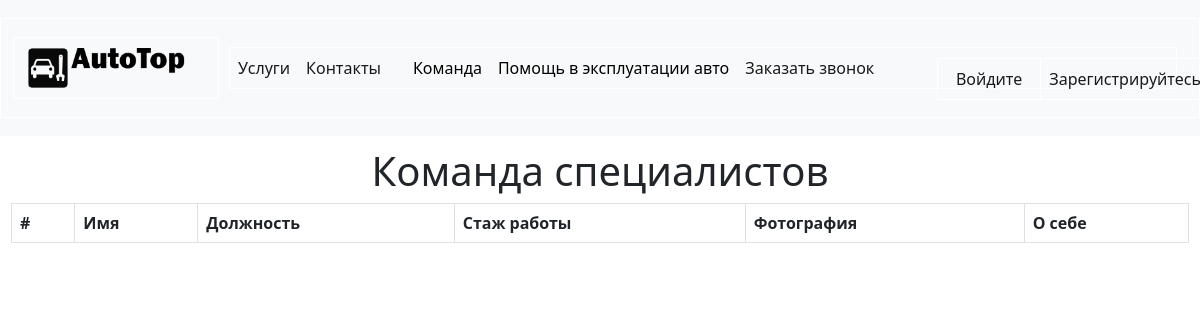
/team_specialist, run on an earlier commit of the app's database.
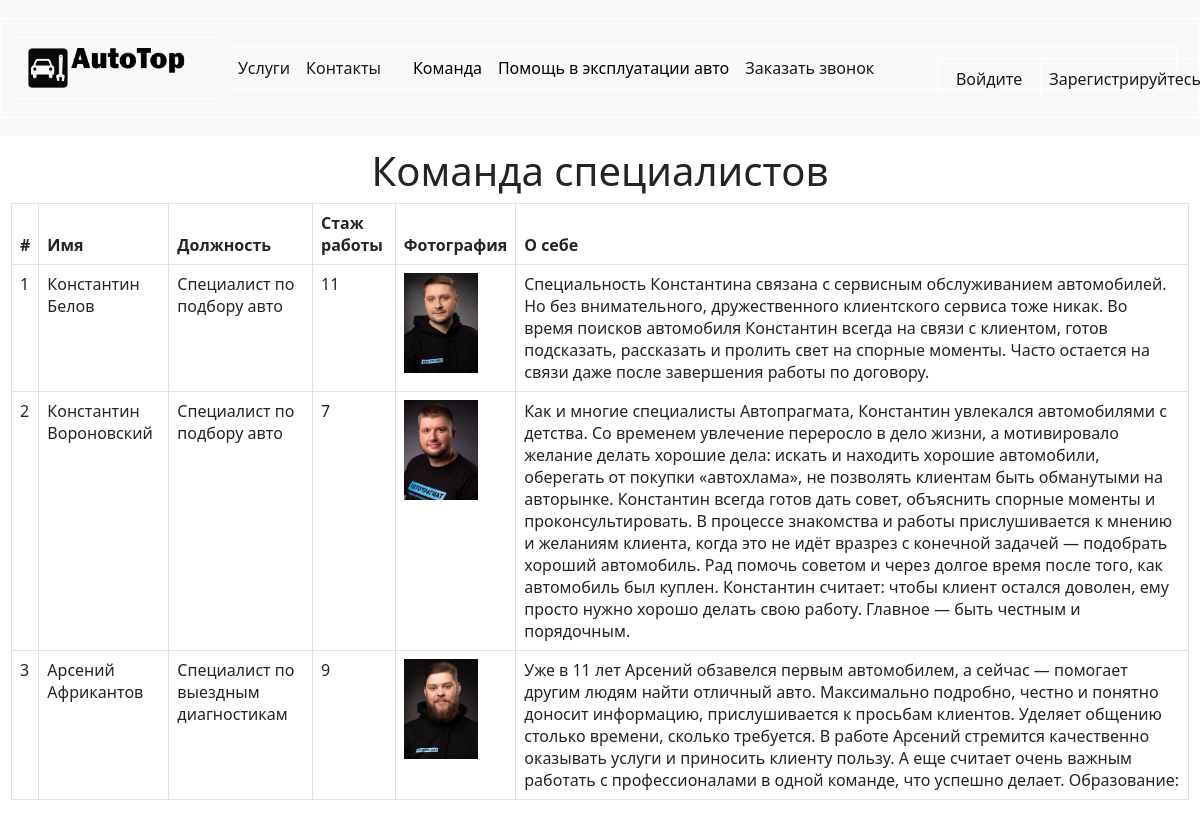
And on a later commit of the database.
### home/models.py (models this page shows, shortened)
class SpecialistList(models.Model):
    name = models.CharField(max_length=200)
    positions = models.CharField(max_length=200, default = None)
    WorkExperience = models.IntegerField(default = None)
    image = models.ImageField(upload_to='images/', null=True, max_length=255)
    author = models.ForeignKey(
        'auth.User',
        on_delete=models.CASCADE,
    )
    body = models.TextField()

### home/views.py (the view)
# urls.py: path('team_specialist',SmecListView.as_view(), name="team_specialist"),
class SmecListView(ListView):
    model = SpecialistList
    template_name = 'home/team_specialist.html'

### templates/home/team_specialist.html
{% extends 'home/base.html' %}
{% block content %}
<h1>Команда специалистов</h1>
<table class="table table-bordered">
  <thead>
    <tr>
      <th scope="col">#</th>
      <th scope="col">Имя</th>
      <th scope="col">Должность</th>
        <th scope="col">Стаж работы</th>
      <th scope="col">Фотография</th>
      <th scope="col">О себе</th>
    </tr>
  </thead>
  {% for cpec in object_list %}
  <tbody>
    <tr>
      <td>{{forloop.counter}}</td>
      <td>{{ cpec.name }}</td>
      <td>{{ cpec.positions}}</td>
        <td>{{ cpec.WorkExperience}}</td>
      <td><img src="{{ cpec.image.url}}", style="height: 100px"></td>
      <td>{{ cpec.body }}</td>
    </tr>
  </tbody>
  {% endfor %}
  </table>
{% endblock content %}

### templates/home/base.html (shortened to what this page needs)
{% load static %}
<html>
  <head>
    <link href="https://cdn.jsdelivr.net/npm/bootstrap@5.2.2/dist/css/bootstrap.min.css" rel="stylesheet">
   <link rel="stylesheet" href="https://use.fontawesome.com/releases/v5.8.2/css/all.css">
    <link href="{% static 'css/style.css' %}" rel="stylesheet">
  </head>
  <body>
    <header>
      <nav class="navbar navbar-expand-xl navbar-light bg-light">
        <div class="container-fluid">
            <nav class="navbar navbar-light bg-light">
              <div class="container">
                <a class="navbar-brand" href="{% url 'home'%}">
                  <img src="{% static 'img/logo_AutoTop.png' %}" height="50" alt="MDB Logo"
                    loading="lazy" />
                </a>
              </div>
            </nav>
          <div class="collapse navbar-collapse show" id="navbarWithDropdown">
            <ul class="navbar-nav">
              <li class="nav-item">
                <a class="nav-link active underline-one" aria-current="page" href="{% url 'services' %}">Услуги</a>
              </li>
              <li class="nav-item">
                <a class="nav-link active underline-one" aria-current="page" href="{% url 'contact' %}">Контакты</a>
              </li>
              <li class="nav-item">
                <a class="nav-link" href="#"></a>
              </li>
              <li class="nav-item dropdown">
                <a class="nav-link underline-one" href="" id="navbarDropdownMenuLink1" role="button" data-bs-toggle="dropdown" aria-expanded="false">
                  Команда
                </a>
              </li>
              <li class="nav-item dropdown">
                <a class="nav-link underline-one" href="#" id="navbarDropdownMenuLink2" role="button" data-bs-toggle="dropdown" aria-expanded="false">
                  Помощь в эксплуатации авто
                </a>
                <li class="nav-item " >
                <a class="nav-link active underline-one" aria-current="page" href="{% url 'feedback_new'%}">Заказать звонок</a>
              </li>
              <li class="nav-item" style="right: 0; position: absolute;">
                {% if user.is_authenticated %}
                  <a class="nav-link " aria-current="page" href="{% url 'users-profile' %}">Здравствуйте, {{ user.username }}</a>
                  <button class="btn-close" onclick="window.location.href='{% url 'logout' %}'"></button>
                {% else %}
                  <div class="textcols">
	                <div class="textcols-row">
		              <div class="textcols-item">
                        <a class="nav-link active underline-one" aria-current="page" href="{% url 'login' %}">Войдите</a>
                      </div>
		              <div class="textcols-item">
                        <a class="nav-link active underline-one" aria-current="page" href="{% url 'signup' %}">Зарегистрируйтесь</a>
                      </div>
	              </div>
                  </div>
                {% endif %}
              </li>
              </li>
            </ul>
          </div>
        </div>
      </nav>
    </header>
    <div>
      {% block content %}
      {% endblock content %}
    </div>
  </body>
</html>

### static/css/style.css (style rules this page uses)
body { margin: 0; }
.underline-one { color: #000000; position: relative; cursor: pointer; text-decoration: none; }
.underline-one:after { content: ""; display: block; position: absolute; right: 0; bottom: -3px; width: 0; height: 2px; background-color: rgba(38, 38, 34, 0.83); transition: width 0.5s; }
html, body { height: 100%; }
div { border: 1px solid #fff; margin:10px; text-align: center; }
.textcols { display: table; width: 100%; border-collapse: collapse; }
.textcols-row { display: table-row; }
.textcols-item { display: table-cell; width: 50%; vertical-align: top; padding: 0; }

What changed in the data, as far as the page shows it:
added SpecialistList: name "Константин Белов", positions "Специалист по подбору авто", WorkExperience "11", image (picture), body "Специальность Константина связана с сервисным обслуживанием автомобилей. Но без внимательного, дружественного клиентского сервиса тоже никак. Во время поисков автомобиля Константин всегда на связи с клиентом, готов подсказать, рассказать и пролить свет на спорные моменты. Часто остается на связи даже после завершения работы по договору."
added SpecialistList: name "Константин Вороновский", positions "Специалист по подбору авто", WorkExperience "7", image (picture), body "Как и многие специалисты Автопрагмата, Константин увлекался автомобилями с детства. Со временем увлечение переросло в дело жизни, а мотивировало желание делать хорошие дела: искать и находить хорошие автомобили, оберегать от покупки «автохлама», не позволять клиентам быть обманутыми на авторынке. Константин всегда готов дать совет, объяснить спорные моменты и проконсультировать. В процессе знакомства и работы прислушивается к мнению и желаниям клиента, когда это не идёт вразрез с конечной задачей — подобрать хороший автомобиль. Рад помочь советом и через долгое время после того, как автомобиль был куплен. Константин считает: чтобы клиент остался доволен, ему просто нужно хорошо делать свою…"
added SpecialistList: name "Арсений Африкантов", positions "Специалист по выездным диагностикам", WorkExperience "9", image (picture), body "Уже в 11 лет Арсений обзавелся первым автомобилем, а сейчас — помогает другим людям найти отличный авто. Максимально подробно, честно и понятно доносит информацию, прислушивается к просьбам клиентов. Уделяет общению столько времени, сколько требуется. В работе Арсений стремится качественно оказывать услуги и приносить клиенту пользу. А еще считает очень важным работать с профессионалами в одной команде, что успешно делает. Образование:"
